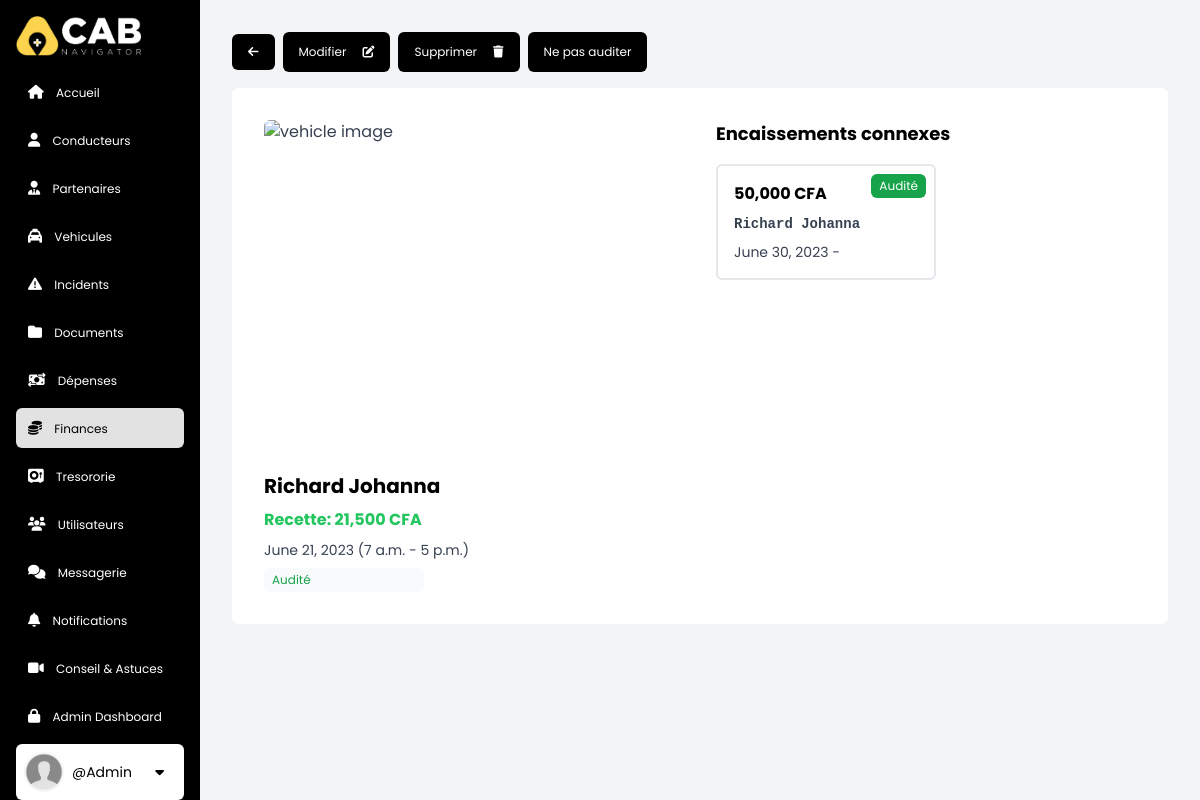
The page /finances/payments/2/ (signed in) on the database its author committed.
### accounts/models.py (models this page shows, shortened)
class CustomUser(AbstractBaseUser, PermissionsMixin):
    pass
    email = models.EmailField(db_index=True, unique=True, max_length=255)
    username = models.CharField(
        max_length=255, unique=True,  blank=True, null=True)
    first_name = models.CharField(max_length=255)
    last_name = models.CharField(max_length=255)
    phone = models.CharField(max_length=255, blank=True, null=True)
    role = models.ForeignKey(
        Role, on_delete=models.SET_NULL, blank=True, null=True,)
    is_active = models.BooleanField(default=True)
    is_staff = models.BooleanField(default=False)
    is_superuser = models.BooleanField(default=False)
    objects = CustomUserManager()
    USERNAME_FIELD = 'email'
    REQUIRED_FIELDS = []

### finances/models.py (models this page shows, shortened)
class Payment(models.Model):
    vault = models.ForeignKey(
        Vault, on_delete=models.SET_NULL, null=True, blank=True)
    driver = models.ForeignKey(
        Driver, on_delete=models.SET_NULL, null=True, blank=True)
    vehicle = models.ForeignKey(Vehicle, on_delete=models.CASCADE)
    amount = models.IntegerField(null=False, blank=True, default='0')
    date = models.DateField(null=True, blank=True)
    start_time = models.TimeField(null=True, blank=True)
    end_time = models.TimeField(null=True, blank=True)
    payday = models.DateTimeField(auto_now=True)
    is_audited = models.BooleanField(default=False)

### base/models.py (models this page shows, shortened)
class Driver(models.Model):
    user = models.OneToOneField(CustomUser, on_delete=models.CASCADE)
    vehicle = models.ForeignKey(
        'Vehicle', on_delete=models.SET_NULL, null=True, blank=True)
    civility = models.CharField(max_length=50, default='', choices=civ_titles)
    martital_status = models.CharField(
        max_length=50, default='', choices=marital_statuses)
    first_name = models.CharField(max_length=255)
    last_name = models.CharField(max_length=255)
    nationality = CountryField(
        blank_label="", blank=True, null=True)
    date_of_birth = models.DateField(null=True, blank=True)
    place_of_birth = models.CharField(
        max_length=255, default='', blank=True, null=True)
    city = models.CharField(max_length=255, default='', blank=True, null=True)
    phone = models.CharField(max_length=255, default='',)
    address = models.CharField(
        max_length=255, default='', blank=True, null=True)
    bio = models.CharField(max_length=1000, blank=True, null=True)
    image = models.ImageField(upload_to='drivers', blank=True, null=True)
    date_joined = models.DateTimeField(auto_now=True)
    is_active = models.BooleanField(default=False)
    score = models.IntegerField(null=False, blank=True, default='100')
    observation = models.CharField(
        max_length=1000, default='', null=True, blank=True)

### finances/views.py (the view)
# urls.py: path('payments/<str:pk>/', payment, name='payment'),
@login_required(login_url='login')
def payment(req, pk):
    user = req.user
    if user.role.sec_level == 1:
        d_driver = Driver.objects.get(user=user)
        curr_payment = Payment.objects.get(id=pk, driver=d_driver)
    elif user.role.sec_level == 2:
        curr_payment = Payment.objects.get(id=pk,
                                           vehicle__in=Vehicle.objects.filter(owner=user))
    else:
        curr_payment = Payment.objects.get(id=pk)
    rel_payments = Payment.objects.filter(
        driver=curr_payment.driver).exclude(id=pk)
    context = {
        "finance_page": "active",
        'title': 'driver_payment',
        'curr_payment': curr_payment,
        'rel_payments': rel_payments,
    }
    return render(req, 'finances/transactions/payment.html', context)

### finances/templates/finances/transactions/payment.html (shortened to what this page needs)
{% extends 'main.html' %} {% load static %} {% block content %}
<nav
  class="mb-4 mx-auto flex flex-wrap items-center gap-2 items-center text-xs w-full max-w-[1350px]"
>
  {% if not form %}
  <a
    href="{% url 'payments' %}"
    class="px-4 py-3 bg-black text-white hover:bg-yellow-400 hover:text-black rounded-md flex justify-between items-center transition duration-300 ease-in-out"
    ><i class="fa-solid fa-arrow-left"></i
  ></a>
  {% else %}
  <a
    href="{{request.META.HTTP_REFERER}}"
    class="px-4 py-3 bg-black text-white hover:bg-yellow-400 hover:text-black rounded-md flex justify-between items-center transition duration-300 ease-in-out"
    ><i class="fa-solid fa-arrow-left"></i
  ></a>
  {% endif %}
  {% if curr_payment %}
  {% if not form %}
  <a
    href="{% url 'edit_payment' curr_payment.id %}"
    class="px-4 py-3 bg-black text-white hover:bg-green-600 rounded-md flex justify-between items-center transition duration-300 ease-in-out"
    >Modifier<i class="fa-solid fa-pen-to-square ml-4"></i
  ></a>
  {% endif %}
  {% if user.role.sec_level >= 3 %}
  <a
    href="{% url 'delete_payment' curr_payment.id %}"
    id="delete_btn"
    onclick="return confirm('Voulez vous continuer avec la suppression')"
    class="px-4 py-3 bg-black text-white hover:bg-red-700 rounded-md flex justify-between items-center transition duration-300 ease-in-out"
    >Supprimer<i class="fa-solid fa-trash ml-4"></i
  ></a>
  <form action="{% url 'audit_payment' curr_payment.id %}" method="POST">
    {% if curr_payment.is_audited == False %}
    <input
      type="submit"
      value="Auditer"
      class="px-4 py-3 bg-black text-white hover:bg-green-600 rounded-md flex justify-between items-center transition duration-300 ease-in-out cursor-pointer"
    />
    {% else %}
    <input
      type="submit"
      value="Ne pas auditer"
      class="px-4 py-3 bg-black text-white hover:bg-red-700 rounded-md flex justify-between items-center transition duration-300 ease-in-out cursor-pointer"
    />
    {% endif %}
  </form>
  {% endif %}
  {% endif %}
</nav>
{% if not form %}
<section
  class="p-8 bg-white lg:grid grid-cols-2 gap-8 justify-between rounded-md overflow-hidden"
>
  <div class="flex flex-col gap-8 w-full">
    {% if not curr_payment.image %}
    <img
      class="h-80 w-full rounded-md object-cover"
      src="{% static 'imgs/income.jpg' %}"
      alt="vehicle image"
    />
    {% else %}
    <img
      class="h-80 w-full rounded-md object-cover"
      src="{{curr_payment.image.url}}"
      alt="vehicle image"
    />
    {% endif %}
    <div class="flex flex-col justify-between">
      <h4 class="text-black text-xl font-bold">
        {{curr_payment.driver.last_name}} {{curr_payment.driver.first_name}}
      </h4>
      <p class="pt-2 font-bold text-green-500">
        Recette: {{curr_payment.amount}} CFA
      </p>
      <p class="pt-2 text-sm">
        {{curr_payment.date}} ({{curr_payment.start_time}} -
        {{curr_payment.end_time}})
      </p>
      {% if curr_payment.is_audited %}
      <span
        class="right-2 mt-2 px-2 py-1 rounded-md bg-gray-50 text-green-600 text-xs w-40"
      >
        Audité
      </span>
      {% else %}
      <span
        class="right-2 mt-2 px-2 py-1 rounded-md bg-gray-50 text-red-600 text-xs w-40"
      >
        Non-audité
      </span>
      {% endif %}
    </div>
  </div>
  {% if rel_payments %}
  <div class="w-full mx-auto rounded-md">
    <h3 class="mb-4 text-black text-lg font-bold">Encaissements connexes</h3>
    {% if not rel_payments %}
    {% include 'components/no_data.html' %}
    {% else %}
    <div class="grid grid-cols-1 md:grid-cols-2 xl:grid-cols-3 gap-4">
      {% for obj in rel_payments %}
      <div
        class="relative w-[220px] flex flex-col border border-2 hover:border-gray-800 bg-white rounded-md transition duration-300 ease-in-out overflow-hidden"
      >
        <a href="{% url 'payment' obj.id  %}">
          {% if obj.is_audited %}
          <span
            class="absolute top-2 right-2 px-2 py-1 rounded-md bg-green-600 text-xs text-white"
          >
            Audité
          </span>
          {% else %}
          <span
            class="absolute top-2 right-2 px-2 py-1 rounded-md bg-red-600 text-xs text-white"
          >
            Non-audité
          </span>
          {% endif %}
          <div class="p-4 flex flex-col justify-between">
            <h4 class="text-black text-md font-bold">{{obj.amount}} CFA</h4>
            <tt class="mt-2 text-sm font-bold">
              {{obj.driver.last_name}} {{obj.driver.first_name}}
            </tt>
            <p class="mt-2 text-sm">{{obj.date}} - {{obj.time}}</p>
          </div>
        </a>
      </div>
      {% endfor %}
    </div>
    {% endif %}
  </div>
  {% endif %}
</section>
{% endif %} {% endblock %}

### templates/sidebar.html (shortened to what this page needs)
{% load static %}
<div
  class="bg-black text-white w-[60px] md:w-20 p-2 md:p-4 lg:w-[200px] xl:w-[300px] h-screen fixed overflow-y-auto"
>
  <a class="lg: mb-4 flex items-center" href="{% url 'home' %}">
    <img
      class="hidden lg:inline lg:h-10 mx-auto lg:mx-0 lg:mr-2"
      src="{% static 'imgs/logo-w.png' %}"
      alt="logo"
    />
  </a>
  <ul class="flex flex-col mx-auto items-center lg:items-start">
    <a
      class="mb-2 lg:px-3 py-2 text-center lg:text-left rounded-md hover:bg-white hover:text-black transition ease-in duration-200 w-full {{home_page}}"
      href="{% url 'home' %}"
    >
      <i class="fa-solid fa-house text-sm lg:mr-2"></i>
      <span class="hidden lg:inline lg:text-xs xl:text-base">Accueil </span>
    </a>
    {% if user.role.sec_level >= 3 %}
    <a
      class="mb-2 lg:px-3 py-2 text-center lg:text-left rounded-md hover:bg-white hover:text-black transition ease-in duration-200 w-full {{drivers_page}}"
      href="{% url 'drivers' %}"
    >
      <i class="fa-solid fa-user text-sm lg:mr-2"></i>
      <span class="hidden lg:inline lg:text-xs xl:text-base">Conducteurs </span>
    </a>
    <a
      class="mb-2 lg:px-3 py-2 text-center lg:text-left rounded-md hover:bg-white hover:text-black transition ease-in duration-200 w-full {{partners_page}}"
      href="{% url 'partners' %}"
    >
      <i class="fa-solid fa-user-tie text-sm lg:mr-2"></i>
      <span class="hidden lg:inline lg:text-xs xl:text-base">Partenaires </span>
    </a>
    <a
      class="mb-2 lg:px-3 py-2 text-center lg:text-left rounded-md hover:bg-white hover:text-black transition ease-in duration-200 w-full {{vehicles_page}}"
      href="{% url 'vehicles' %}"
    >
      <i class="fa-solid fa-taxi text-sm lg:mr-2"></i>
      <span class="hidden lg:inline lg:text-xs xl:text-base">Vehicules</span>
    </a>
    {% endif %}
    <a
      class="mb-2 lg:px-3 py-2 text-center lg:text-left rounded-md hover:bg-white hover:text-black transition ease-in duration-200 w-full {{incidents_page}}"
      href="{% url 'incidents' %}"
    >
      <i class="fa-solid fa-triangle-exclamation text-sm lg:mr-2"></i>
      <span class="hidden lg:inline lg:text-xs xl:text-base">Incidents </span>
    </a>
    {% if user.role.sec_level >= 3 %}
    <a
      class="mb-2 lg:px-3 py-2 text-center lg:text-left rounded-md hover:bg-white hover:text-black transition ease-in duration-200 w-full {{documents_page}}"
      href="{% url 'documents' %}"
    >
      <i class="fa-solid fa-folder text-sm lg:mr-2"></i>
      <span class="hidden lg:inline lg:text-xs xl:text-base"> Documents </span>
    </a>
    <a
      class="mb-2 lg:px-3 py-2 text-center lg:text-left rounded-md hover:bg-white hover:text-black transition ease-in duration-200 w-full {{expenses_page}}"
      href="{% url 'expenses' %}"
    >
      <i class="fa-solid fa-money-bill-transfer text-sm lg:mr-2"></i>
      <span class="hidden lg:inline lg:text-xs xl:text-base"> Dépenses </span>
    </a>
    {% endif %}
    <a
      class="mb-2 lg:px-3 py-2 text-center lg:text-left rounded-md hover:bg-white hover:text-black transition ease-in duration-200 w-full  {{finance_page}}"
      href="{% url 'finances' %}"
    >
      <i class="fa-solid fa-coins lg:text-sm lg:mr-2"></i>
      <span class="hidden lg:inline lg:text-xs xl:text-base"> Finances </span>
    </a>
    {% if user.role.sec_level >= 3 %}
    <a
      class="mb-2 lg:px-3 py-2 text-center lg:text-left rounded-md hover:bg-white hover:text-black transition ease-in duration-200 w-full  {{vaults_page}}"
      href="{% url 'vaults' %}"
      ><i class="fa-solid fa-vault text-sm lg:mr-2"></i>
      <span class="hidden lg:inline lg:text-xs xl:text-base"> Tresororie </span>
    </a>
    <a
      class="mb-2 lg:px-3 py-2 text-center lg:text-left rounded-md hover:bg-white hover:text-black transition ease-in duration-200 w-full  {{users_page}}"
      href="{% url 'users' %}"
      ><i class="fa-solid fa-users text-sm lg:mr-2"></i>
      <span class="hidden lg:inline lg:text-xs xl:text-base">
        Utilisateurs
      </span>
    </a>
    {% endif %}
    <a
      class="mb-2 lg:px-3 py-2 text-center lg:text-left rounded-md hover:bg-white hover:text-black transition ease-in duration-200 w-full {{chats_page}}"
      href="{% url 'chats' %}"
    >
      <i class="fa-solid fa-comments text-sm lg:mr-2"></i>
      <span class="hidden lg:inline lg:text-xs xl:text-base"> Messagerie </span>
    </a>
    <a
      class="relative mb-2 lg:px-3 py-2 text-center lg:text-left rounded-md hover:bg-white hover:text-black transition ease-in duration-200 w-full {{notifications_page}}"
      href="{% url 'notifications' %}"
    >
      <i class="text-sm fa-solid fa-bell text-sm lg:mr-2"></i>
      <span class="hidden lg:inline lg:text-xs xl:text-base">
        Notifications
      </span>
    </a>
    <a
      class="mb-2 lg:px-3 py-2 text-center lg:text-left rounded-md hover:bg-white hover:text-black transition ease-in duration-200 w-full {{tips_page}}"
      href="{% url 'tips' %}"
    >
      <i class="fa-solid fa-video text-sm lg:mr-2"></i>
      <span class="hidden lg:inline lg:text-xs xl:text-base">
        Conseil & Astuces
      </span>
    </a>
    {% if user.is_superuser %}
    <a
     target="_blank"
      class="mb-2 lg:px-3 py-2 text-center lg:text-left rounded-md hover:bg-white hover:text-black transition ease-in duration-200 w-full"
      href="{% url 'admin:index' %}"
      ><i class="fa-solid fa-lock text-sm lg:mr-2"></i>
      <span class="hidden lg:inline lg:text-xs xl:text-base">
        Admin Dashboard
      </span>
    </a>
    {% endif %}
    <div
      class="px-1 py-2 lg:p-2 bg-white flex flex-col lg:flex-row items-center gap-1 lg:gap-2 mb-2 sm:text-sm lg:text-md rounded-md cursor-pointer w-full"
    >
      {% if not user.image %}
      <img
        class="hidden lg:inline h-10 w-10 rounded-full object-cover"
        src="{% static 'imgs/anon.png' %}"
        alt="user image"
      />
      {% else %}
      <img
        class="hidden lg:block h-10 w-10 rounded-full object-cover"
        src="{{user.image.url}}"
        alt="user image"
      />
      {% endif %}
      <div class="hidden lg:block w-full">
        <p class="text-black">@{{user.username}}</p>
      </div>
      <div class="relative">
        <button
          type="button"
          class=""
          name="dropdownBtn"
          id="dropdownBtn"
          aria-expanded="false"
          aria-haspopup="true"
          onclick="toggleDropdown(this)"
        >
          <i
            class="fa-sharp fa-solid fa-caret-down text-black bg-white hover:bg-gray-200 py-2 px-3 rounded-md"
          ></i>
        </button>
      </div>
    </div>
  </ul>
</div>

### static/styles.css (style rules this page uses)
html { scroll-behavior: smooth; box-sizing: border-box; }
.active { background: #e2e2e2; color: black; padding: 2px; border-radius: 1rem; }

### templates/main.html (style rules this page uses)
body { font-family: "Poppins", sans-serif; }

### rows shown on the page
CustomUser: username "Admin"
Payment: driver.last_name "Richard", driver.first_name "Johanna", amount "21,500", date "June 21, 2023", start_time "7 a.m.", end_time "5 p.m."
Payment: is_audited "Audité", amount "50,000", driver.last_name "Richard", driver.first_name "Johanna", date "June 30, 2023"
